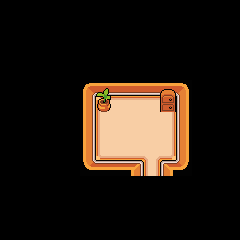

Rendered tile map (Tiled .tmx) drawn with the repository's tilesets; below, a short description and the full map source, tile grids included:
An orthogonal 15x15 tile map with 16x16 px tiles, 2 tile layers (tiles, above), 1 hidden layer not drawn and 1 object (93, 72).

<map version="1.0" orientation="orthogonal" renderorder="right-down" width="15" height="15" tilewidth="16" tileheight="16" nextobjectid="2">
 <tileset firstgid="1" name="tileset" tilewidth="16" tileheight="16" tilecount="1120" columns="28">
  <image source="tileset.png" width="448" height="640" />
 </tileset>
 <layer name="tiles" width="15" height="15">
  <data encoding="csv">
0,0,0,0,0,0,0,0,0,0,0,0,0,0,0,
0,0,0,0,0,0,0,0,0,0,0,0,0,0,0,
0,0,0,0,0,0,0,0,0,0,0,0,0,0,0,
0,0,0,0,0,0,0,0,0,0,0,0,0,0,0,
0,0,0,0,0,0,0,0,0,0,0,0,0,0,0,
0,0,0,0,0,848,849,850,849,850,852,853,0,0,0,
0,0,0,0,0,876,877,878,878,878,880,881,0,0,0,
0,0,0,0,0,876,905,906,906,906,908,881,0,0,0,
0,0,0,0,0,904,905,906,906,906,908,909,0,0,0,
0,0,0,0,0,932,933,934,934,935,936,937,0,0,0,
0,0,0,0,0,960,961,961,962,963,964,965,0,0,0,
0,0,0,0,0,0,0,0,0,0,0,0,0,0,0,
0,0,0,0,0,0,0,0,0,0,0,0,0,0,0,
0,0,0,0,0,0,0,0,0,0,0,0,0,0,0,
0,0,0,0,0,0,0,0,0,0,0,0,0,0,0
</data>
 </layer>
 <layer name="above" width="15" height="15">
  <data encoding="csv">
0,0,0,0,0,0,0,0,0,0,0,0,0,0,0,
0,0,0,0,0,0,0,0,0,0,0,0,0,0,0,
0,0,0,0,0,0,0,0,0,0,0,0,0,0,0,
0,0,0,0,0,0,0,0,0,0,0,0,0,0,0,
0,0,0,0,0,0,0,0,0,0,0,0,0,0,0,
0,0,0,0,0,0,1037,0,0,0,1040,0,0,0,0,
0,0,0,0,0,0,1065,0,0,0,1068,0,0,0,0,
0,0,0,0,0,0,0,0,0,0,0,0,0,0,0,
0,0,0,0,0,0,0,0,0,0,0,0,0,0,0,
0,0,0,0,0,0,0,0,0,0,0,0,0,0,0,
0,0,0,0,0,0,0,0,0,0,0,0,0,0,0,
0,0,0,0,0,0,0,0,0,0,0,0,0,0,0,
0,0,0,0,0,0,0,0,0,0,0,0,0,0,0,
0,0,0,0,0,0,0,0,0,0,0,0,0,0,0,
0,0,0,0,0,0,0,0,0,0,0,0,0,0,0
</data>
 </layer>
 <layer name="Collision-Layer" width="15" height="15" visible="0" opacity="0.5">
  <data encoding="csv">
0,0,0,0,0,0,0,0,0,0,0,0,0,0,0,
0,0,0,0,0,0,0,0,0,0,0,0,0,0,0,
0,0,0,0,0,0,0,0,0,0,0,0,0,0,0,
0,0,0,0,0,0,0,0,0,0,0,0,0,0,0,
0,0,0,0,0,0,0,0,0,0,0,0,0,0,0,
0,0,0,0,0,330,330,330,330,330,330,330,0,0,0,
0,0,0,0,0,330,1073,0,0,0,1073,330,0,0,0,
0,0,0,0,0,330,0,0,0,0,0,330,0,0,0,
0,0,0,0,0,330,0,0,0,0,0,330,0,0,0,
0,0,0,0,0,330,0,0,0,0,0,330,0,0,0,
0,0,0,0,0,330,330,330,330,0,330,330,0,0,0,
0,0,0,0,0,0,0,0,0,0,0,0,0,0,0,
0,0,0,0,0,0,0,0,0,0,0,0,0,0,0,
0,0,0,0,0,0,0,0,0,0,0,0,0,0,0,
0,0,0,0,0,0,0,0,0,0,0,0,0,0,0
</data>
 </layer>
 <objectgroup name="Teleport-Layer">
  <object id="1" name="west_forest" type="93, 72" x="144" y="176" width="16" height="16" />
 </objectgroup>
 <objectgroup name="Entity-Layer" />
</map>
